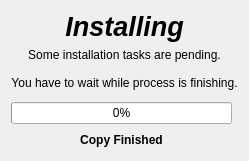
          <widget class="QWidget" name="PInstalling">
           <layout class="QGridLayout" name="gridLayout_38">
            <item row="3" column="0" colspan="2">
             <widget class="QFrame" name="FInstallingImages">
              <property name="frameShape">
               <enum>QFrame::StyledPanel</enum>
              </property>
              <property name="frameShadow">
               <enum>QFrame::Raised</enum>
              </property>
             </widget>
            </item>
            <item row="6" column="0">
             <widget class="QProgressBar" name="PBInstalling">
              <property name="value">
               <number>0</number>
              </property>
              <property name="alignment">
               <set>Qt::AlignLeading</set>
              </property>
              <property name="textVisible">
               <bool>true</bool>
              </property>
             </widget>
            </item>
            <item row="1" column="0" colspan="2">
             <widget class="QLabel" name="LInstalling">
              <property name="maximumSize">
               <size>
                <width>16777215</width>
                <height>100</height>
               </size>
              </property>
              <property name="text">
               <string>Some installation tasks are pending.

You have to wait while process is finishing.</string>
              </property>
              <property name="alignment">
               <set>Qt::AlignCenter</set>
              </property>
              <property name="wordWrap">
               <bool>true</bool>
              </property>
             </widget>
            </item>
            <item row="0" column="0" colspan="2">
             <widget class="QLabel" name="LInstallingTitle">
              <property name="maximumSize">
               <size>
                <width>16777215</width>
                <height>50</height>
               </size>
              </property>
              <property name="font">
               <font>
                <pointsize>20</pointsize>
                <weight>75</weight>
                <italic>true</italic>
                <bold>true</bold>
               </font>
              </property>
              <property name="text">
               <string>Installing</string>
              </property>
              <property name="alignment">
               <set>Qt::AlignCenter</set>
              </property>
             </widget>
            </item>
            <item row="7" column="0">
             <layout class="QHBoxLayout" name="horizontalLayout">
              <item>
               <spacer name="horizontalSpacer_4">
                <property name="orientation">
                 <enum>Qt::Horizontal</enum>
                </property>
                <property name="sizeHint" stdset="0">
                 <size>
                  <width>40</width>
                  <height>20</height>
                 </size>
                </property>
               </spacer>
              </item>
              <item>
               <widget class="QLabel" name="LInstallFinished">
                <property name="maximumSize">
                 <size>
                  <width>16777215</width>
                  <height>50</height>
                 </size>
                </property>
                <property name="font">
                 <font>
                  <weight>75</weight>
                  <bold>true</bold>
                 </font>
                </property>
                <property name="text">
                 <string>Copy Finished</string>
                </property>
                <property name="alignment">
                 <set>Qt::AlignCenter</set>
                </property>
                <property name="wordWrap">
                 <bool>true</bool>
                </property>
               </widget>
              </item>
              <item>
               <spacer name="horizontalSpacer_5">
                <property name="orientation">
                 <enum>Qt::Horizontal</enum>
                </property>
                <property name="sizeHint" stdset="0">
                 <size>
                  <width>40</width>
                  <height>20</height>
                 </size>
                </property>
               </spacer>
              </item>
             </layout>
            </item>
           </layout>
          </widget>
